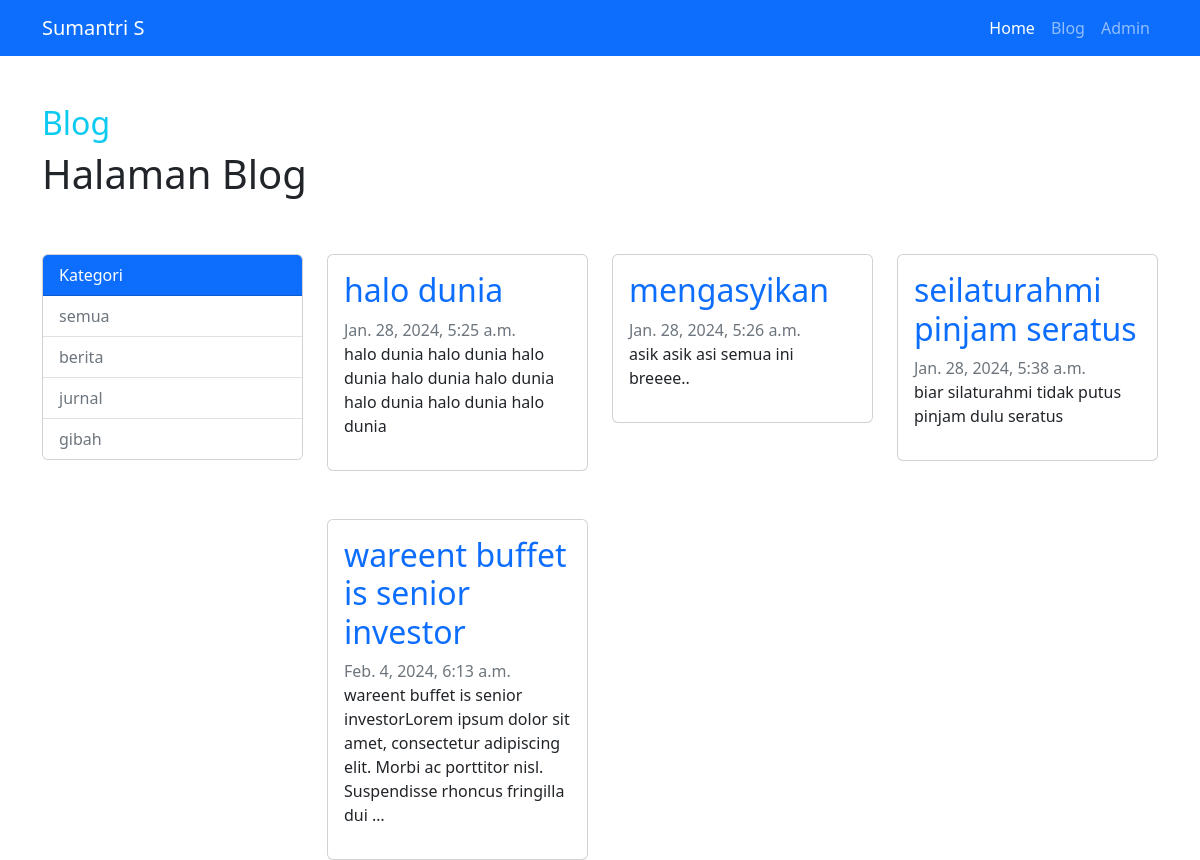
Screenshot of /blog/ with the database file from the repository.
### blog/models.py (models this page shows, shortened)
class Kategori(models.Model):
    nama = models.CharField(max_length=255)
    slug_kat = models.SlugField(editable=False, blank=True)

class Artikel(models.Model):
    judul = models.CharField(max_length=255)
    isi = models.TextField()
    kategori = models.ForeignKey(Kategori, on_delete=models.CASCADE)
    slug_art = models.SlugField(editable=False, blank=True)
    pubdate = models.DateTimeField(auto_now_add=True)
    update = models.DateTimeField(auto_now=True)

### blog/views.py (the view)
# urls.py: path('', views.index, name='index'),
def index(request):
    articles = Artikel.objects.all()
    category = Artikel.objects.values('kategori__nama').distinct()
    context = {
        'Judul': 'Blog',
        'Heading': 'Halaman Blog',
        'Articles': articles,
        'Categories': category,
    }
    return render(request, 'blog/index.html', context)

### blog/templates/blog/index.html (shortened to what this page needs)
{% extends "base.html" %}
{% block title %}
<h2 class="mt-5 text-info ">{{Judul}}</h2>
{% endblock title %}
{% block contents %}
<h1>{{Heading}}</h1>
    <div class="row">
        <div class="col-md-3 mt-5">
            <div class="card">
                <div class="card-header bg-primary text-white ">
                    Kategori
                </div>
                <ul class="list-group list-group-flush">
                    <li class="list-group-item ">
                        <a class="text-decoration-none text-secondary " href="{% url 'blog:index' %}">
                            semua
                        </a>
                    </li>
                    {% for kat in Categories %}
                    <li class="list-group-item ">
                        <a class="text-decoration-none text-secondary " href="{% url 'blog:kategori_artikel' kat.kategori__nama %}">
                            {{kat.kategori__nama}}
                        </a>
                    </li>
                    {% endfor %}
                </ul>
            </div>
        </div>
    <div class="col-md-9">
        <div class="row">
            {% for post in Articles %}
                <div class="col-md-4 mt-5">
                    <div class="card">
                        <div class="card-body">
                            <a class="text-decoration-none " href="{% url 'blog:detail_artikel' post.slug_art %}"><h2 class="card-title">{{post.judul}}</h2></a>
                            <span class="text-secondary">{{post.pubdate}}</span>
                            <p class="text-dark fst-norma">{{post.isi|truncatewords:20}}</p>
                        </div>
                    </div>
                </div>
            {% endfor %}
        </div>
    </div>
    </div>
{% endblock contents %}

### templates/base.html (shortened to what this page needs)
{% load static %}
<!DOCTYPE html>
<html lang="en">
<head>
    <link rel="stylesheet" href="{% static 'css/bootstrap.css' %}">
</head>
<body>
    {% include 'snippets/navbar.html' %}
    <div class="container">
        {% block title %}{% endblock title %}
        {% block contents %}
        {% endblock contents %}
    </div>
</body>
</html>

### templates/snippets/navbar.html (shortened to what this page needs)
<nav class="navbar navbar-expand-lg bg-primary" data-bs-theme="dark">
    <div class="container">
      <a class="navbar-brand" href="{% url 'index' %}">Sumantri S</a>
      <div class="collapse navbar-collapse" id="navbarNav">
        <ul class="navbar-nav ms-auto">
          <li class="nav-item">
            <a class="nav-link active" aria-current="page" href="{% url 'index' %}">Home</a>
          </li>
          <li class="nav-item">
            <a class="nav-link" href="{% url 'blog:index' %}">Blog</a>
          </li>
          <li class="nav-item">
            <a class="nav-link" href="{% url 'admin:index' %}">Admin</a>
          </li>
        </ul>
      </div>
    </div>
</nav>

### rows the page displays
Kategori: kategori__nama "berita"
Kategori: kategori__nama "jurnal"
Kategori: kategori__nama "gibah"
Artikel: judul "halo dunia", pubdate "Jan. 28, 2024, 5:25 a.m.", isi "halo dunia halo dunia halo dunia halo dunia halo dunia halo dunia halo dunia halo dunia"
Artikel: judul "mengasyikan", pubdate "Jan. 28, 2024, 5:26 a.m.", isi "asik asik asi semua ini breeee.."
Artikel: judul "seilaturahmi pinjam seratus", pubdate "Jan. 28, 2024, 5:38 a.m.", isi "biar silaturahmi tidak putus pinjam dulu seratus"
Artikel: judul "wareent buffet is senior investor", pubdate "Feb. 4, 2024, 6:13 a.m.", isi "wareent buffet is senior investorLorem ipsum dolor sit amet, consectetur adipiscing elit. Morbi ac porttitor nisl. Suspendisse rhoncus fringilla dui …"

### other values shown
{{ Judul }} "Blog"
{{ Heading }} "Halaman Blog"
